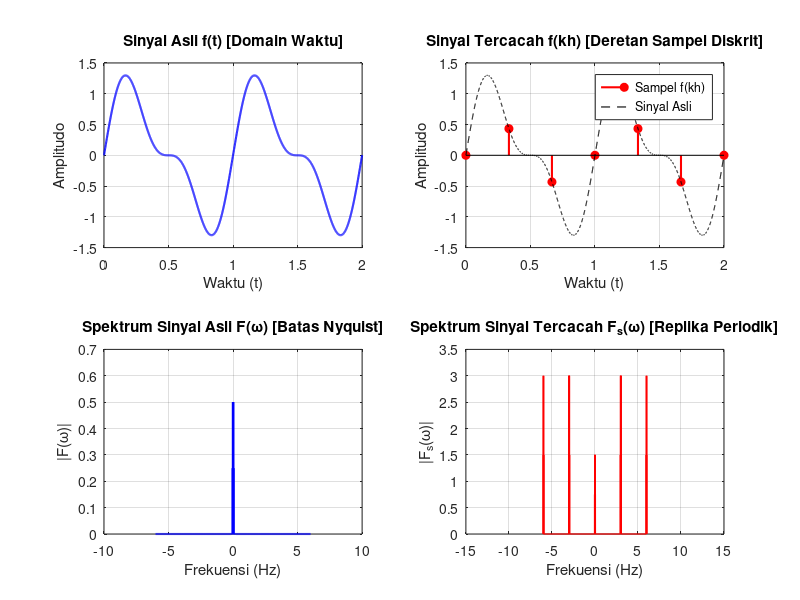

The MATLAB script that drew this image:
clear; clf; clc;

% 1. Parameter Sinyal Asli & Waktu
f_max = 2;                  % Frekuensi maksimum sinyal (Hz)
t_end = 2;                  % Durasi waktu (detik)
t_fine = linspace(0, t_end, 2000); % Waktu kontinyu beresolusi tinggi

% Sinyal analog f(t) gabungan beberapa komponen frekuensi
f_t = sin(2 * pi * 1 * t_fine) + 0.5 * sin(2 * pi * f_max * t_fine);

% 2. Parameter Sampling (Pencacahan)
f_s = 3;                   % Frekuensi sampling (Hz) -> Memenuhi syarat Nyquist (f_s > 2*f_max)
h = 1 / f_s;                % Periode sampling (h)
t_samples = 0:h:t_end;      % Titik-titik waktu pencacahan (kh)
f_samples = sin(2 * pi * 1 * t_samples) + 0.5 * sin(2 * pi * f_max * t_samples);

% 3. Analisis Transformasi Fourier (Domain Frekuensi Menggunakan FFT)
N = length(t_fine);
frequencies = linspace(-f_s*2, f_s*2, N);

% Spektrum Sinyal Asli F(omega) secara numerik
F_omega = fftshift(fft(f_t)) / N;

% Spektrum Sinyal Tercacah F_s(omega) (replika periodik akibat pencacahan)
% Sesuai rumus: F_s(omega) = (1/h) * sum( F(omega + k*omega_s) )
omega_s = 2 * pi * f_s;
Fs_omega = zeros(size(frequencies));
for k = -3:3
    % Menggeser spektrum sejauh kelipatan frekuensi sudut sampling (omega_s)
    shift_idx = round(k * f_s * (N / (f_s*4)));
    Fs_omega = Fs_omega + circshift(F_omega, [0, shift_idx]);
end
Fs_omega = Fs_omega / h; % Skala amplitudo sesuai rumus 1/h

% 4. Visualisasi Grafik Perbandingan
fig = figure(3);

% Grafik 1: Sinyal Asli di Domain Waktu f(t)
subplot(2, 2, 1);
plot(t_fine, f_t, 'b-', 'LineWidth', 1.5);
title('Sinyal Asli f(t) [Domain Waktu]');
xlabel('Waktu (t)'); ylabel('Amplitudo');
grid on;

% Grafik 2: Sinyal Tercacah di Domain Waktu f(kh)
subplot(2, 2, 2);
stem(t_samples, f_samples, 'r', 'filled', 'LineWidth', 1.5); hold on;
plot(t_fine, f_t, 'k--', 'LineWidth', 0.8);
title('Sinyal Tercacah f(kh) [Deretan Sampel Diskrit]');
xlabel('Waktu (t)'); ylabel('Amplitudo');
legend('Sampel f(kh)', 'Sinyal Asli', 'Location', 'northeast');
grid on;

% Grafik 3: Spektrum Frekuensi Sinyal Asli F(omega)
subplot(2, 2, 3);
plot(frequencies, abs(F_omega), 'b-', 'LineWidth', 1.5);
title('Spektrum Sinyal Asli F(\omega) [Batas Nyquist]');
xlabel('Frekuensi (Hz)'); ylabel('|F(\omega)|');
xlim([-10 10]);
grid on;

% Grafik 4: Spektrum Sinyal Tercacah F_s(omega) (Pergeseran Spektral / Aliasing)
subplot(2, 2, 4);
plot(frequencies, abs(Fs_omega), 'r-', 'LineWidth', 1.2);
title('Spektrum Sinyal Tercacah F_s(\omega) [Replika Periodik]');
xlabel('Frekuensi (Hz)'); ylabel('|F_s(\omega)|');
xlim([-15 15]);
grid on;
